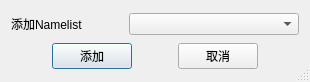
<?xml version="1.0" encoding="UTF-8"?>
<ui version="4.0">
 <class>Dlg_ChooseNamelist</class>
 <widget class="QDialog" name="Dlg_ChooseNamelist">
  <property name="geometry">
   <rect>
    <x>0</x>
    <y>0</y>
    <width>310</width>
    <height>82</height>
   </rect>
  </property>
  <property name="windowTitle">
   <string>选择Namelist</string>
  </property>
  <property name="sizeGripEnabled">
   <bool>true</bool>
  </property>
  <layout class="QVBoxLayout" name="verticalLayout">
   <item>
    <spacer name="verticalSpacer_3">
     <property name="orientation">
      <enum>Qt::Vertical</enum>
     </property>
     <property name="sizeHint" stdset="0">
      <size>
       <width>20</width>
       <height>40</height>
      </size>
     </property>
    </spacer>
   </item>
   <item>
    <layout class="QHBoxLayout" name="horizontalLayout">
     <item>
      <widget class="QLabel" name="label">
       <property name="text">
        <string>添加Namelist</string>
       </property>
      </widget>
     </item>
     <item>
      <spacer name="horizontalSpacer_4">
       <property name="orientation">
        <enum>Qt::Horizontal</enum>
       </property>
       <property name="sizeType">
        <enum>QSizePolicy::Preferred</enum>
       </property>
       <property name="sizeHint" stdset="0">
        <size>
         <width>40</width>
         <height>20</height>
        </size>
       </property>
      </spacer>
     </item>
     <item>
      <widget class="QComboBox" name="comboBox_Namelist">
       <property name="sizePolicy">
        <sizepolicy hsizetype="Expanding" vsizetype="Fixed">
         <horstretch>0</horstretch>
         <verstretch>0</verstretch>
        </sizepolicy>
       </property>
      </widget>
     </item>
    </layout>
   </item>
   <item>
    <spacer name="verticalSpacer_2">
     <property name="orientation">
      <enum>Qt::Vertical</enum>
     </property>
     <property name="sizeHint" stdset="0">
      <size>
       <width>20</width>
       <height>40</height>
      </size>
     </property>
    </spacer>
   </item>
   <item>
    <layout class="QHBoxLayout" name="horizontalLayout_2">
     <item>
      <spacer name="horizontalSpacer_2">
       <property name="orientation">
        <enum>Qt::Horizontal</enum>
       </property>
       <property name="sizeHint" stdset="0">
        <size>
         <width>40</width>
         <height>20</height>
        </size>
       </property>
      </spacer>
     </item>
     <item>
      <widget class="QPushButton" name="pushButton_Add">
       <property name="text">
        <string>添加</string>
       </property>
      </widget>
     </item>
     <item>
      <spacer name="horizontalSpacer">
       <property name="orientation">
        <enum>Qt::Horizontal</enum>
       </property>
       <property name="sizeHint" stdset="0">
        <size>
         <width>40</width>
         <height>20</height>
        </size>
       </property>
      </spacer>
     </item>
     <item>
      <widget class="QPushButton" name="pushButton_Cancel">
       <property name="text">
        <string>取消</string>
       </property>
      </widget>
     </item>
     <item>
      <spacer name="horizontalSpacer_3">
       <property name="orientation">
        <enum>Qt::Horizontal</enum>
       </property>
       <property name="sizeHint" stdset="0">
        <size>
         <width>40</width>
         <height>20</height>
        </size>
       </property>
      </spacer>
     </item>
    </layout>
   </item>
   <item>
    <spacer name="verticalSpacer">
     <property name="orientation">
      <enum>Qt::Vertical</enum>
     </property>
     <property name="sizeHint" stdset="0">
      <size>
       <width>20</width>
       <height>40</height>
      </size>
     </property>
    </spacer>
   </item>
  </layout>
 </widget>
 <resources/>
 <connections/>
</ui>
